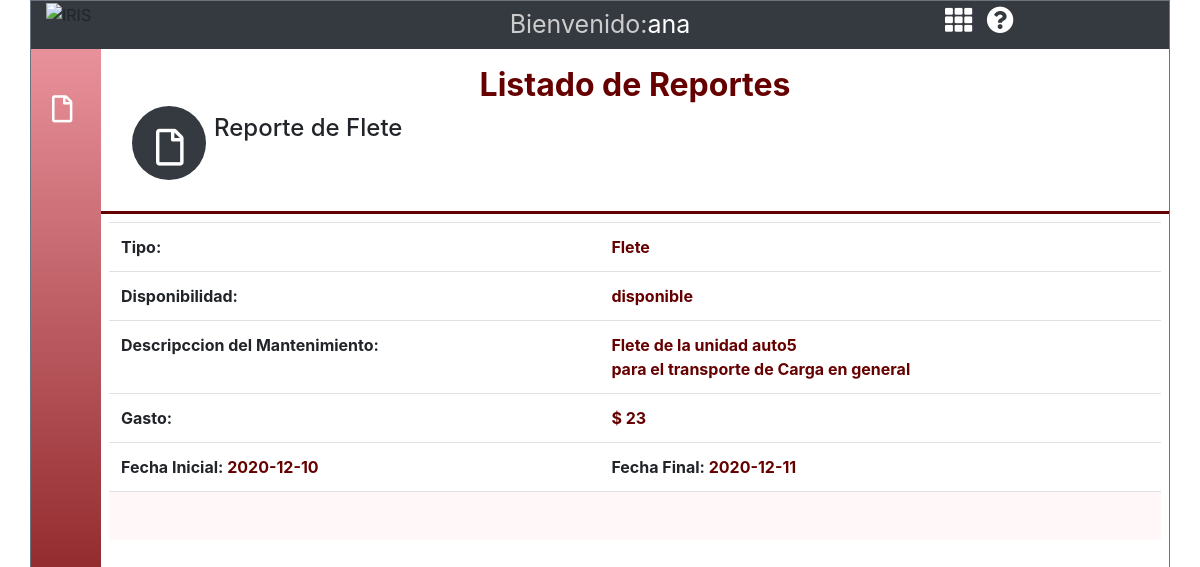
/views/reportes_detalles.php?idr=114 (signed in), run on the app's committed database.
### tables this page shows
CREATE TABLE `colaboradores` (
  `id` int(11) NOT NULL,
  `nomcol` varchar(100) DEFAULT NULL,
  `fechacol` date DEFAULT NULL,
  `correo` varchar(100) DEFAULT NULL,
  `cuenta` varchar(100) DEFAULT NULL,
  `contra` varchar(100) DEFAULT NULL,
  `idrol` int(11) DEFAULT NULL
);

CREATE TABLE `orden_servicio` (
  `id` int(11) NOT NULL,
  `idservi` int(11) DEFAULT NULL,
  `idcli` int(11) DEFAULT NULL,
  `iduni` int(11) DEFAULT NULL,
  `fecha_inicial` date DEFAULT NULL,
  `fecha_final` date DEFAULT NULL,
  `hora_inicial` time DEFAULT NULL,
  `hora_final` time DEFAULT NULL,
  `kilometraje` varchar(20) DEFAULT NULL,
  `marcandia_transportar` varchar(100) DEFAULT NULL,
  `idsucur` int(11) NOT NULL,
  `idcol` int(11) NOT NULL,
  `dirrecoleccion` varchar(50) NOT NULL,
  `direntrega` varchar(50) NOT NULL,
  `hrecoleccion` time NOT NULL,
  `hrcita` time NOT NULL,
  `ciudaddestino` varchar(50) NOT NULL,
  `costo` double NOT NULL,
  `altaactivi` date DEFAULT NULL
);

CREATE TABLE `servicio` (
  `id` int(11) NOT NULL,
  `tipo` varchar(30) DEFAULT NULL,
  `color` varchar(20) NOT NULL
);

CREATE TABLE `disponibilidad` (
  `id` int(11) NOT NULL,
  `nomdispo` varchar(20) DEFAULT NULL
);

CREATE TABLE `unidades` (
  `noserie` int(11) NOT NULL,
  `nomuni` varchar(50) NOT NULL,
  `serie` varchar(20) NOT NULL,
  `fecha_alta` date DEFAULT NULL,
  `marca` varchar(30) DEFAULT NULL,
  `modelo` varchar(30) DEFAULT NULL,
  `placas` varchar(10) DEFAULT NULL,
  `caja` varchar(5) DEFAULT NULL,
  `refrigeracion` varchar(5) DEFAULT NULL,
  `capasidad_max` varchar(10) DEFAULT NULL,
  `costo_adquisicion` varchar(30) DEFAULT NULL,
  `descripuni` varchar(100) NOT NULL,
  `foto` varchar(80) NOT NULL,
  `iddispo` int(11) DEFAULT NULL,
  `tipo` varchar(30) DEFAULT NULL,
  `idsuc` int(11) DEFAULT NULL,
  `ultimaactividad` date DEFAULT NULL
);

### model/conexion.php (called while the page is built)
<?php
class conexion{
    public static function con(){
        include 'liga_BD.php';
        $link->set_charset("utf8");
        return $link;
    }
}
?>

### model/reportes.php (called while the page is built, shortened)
<?php
include 'conexion.php';
class consul{
    private $db;
    private $lista;
    public function __construct(){
        $this->db=conexion::con();
        $this->lista=array();
    }
    public function nomcolaborador($idc){
        $consulta=$this->db->query("SELECT nomcol, idrol, cuenta FROM colaboradores WHERE id=$idc");
        while($filas=$consulta->fetch_assoc()){
            $this->lista[]=$filas;
        }
        return $this->lista;
    }
    public function reportes_sucursalesid($idr){
        $consulta=$this->db->query("SELECT cliente.id as idc, cliente.nomcli, orden_servicio.costo, servicio.tipo, servicio.id as ids, unidades.noserie, unidades.nomuni, unidades.marca, disponibilidad.nomdispo, unidades.modelo, unidades.placas, orden_servicio.id as ido, orden_servicio.fecha_inicial, orden_servicio.fecha_final, orden_servicio.hora_inicial, orden_servicio.hora_final, orden_servicio.kilometraje, orden_servicio.marcandia_transportar, orden_servicio.dirrecoleccion, orden_servicio.direntrega, orden_servicio.hrecoleccion, orden_servicio.hrcita, orden_servicio.ciudaddestino FROM orden_servicio INNER JOIN cliente ON cliente.id=orden_servicio.idcli INNER JOIN unidades on unidades.noserie=orden_servicio.iduni INNER JOIN servicio ON servicio.id=orden_servicio.idservi INNER JOIN disponibilidad ON unidades.iddispo=disponibilidad.id WHERE orden_servicio.id=$idr");
        while($filas=$consulta->fetch_assoc()){
            $this->lista[]=$filas;
        }
        return $this->lista;
    }
}
?>

### views/reportes_detalles.php (the view, shortened to what this page needs)
<?php
require_once("../model/reportes.php");
$idr=$_GET['idr'];
$col= new consul();
$detalleCol = $col->nomcolaborador($_SESSION['idc']);
$col1= new consul();
$detalleReport = $col1->reportes_sucursalesid($idr);
?>
<!DOCTYPE html>
<html lang="es">
<head>
    <link async href="../content/css/bootstrap.css" rel="stylesheet">
    <link  async rel="stylesheet" href="../content/css/estilos.css">
    <link href="../vendor/fontawesome-free/css/all.min.css" rel="stylesheet" type="text/css">
    <link rel="stylesheet" href="../content/js/popper.min.js">
  </head>
  <body>
<div class="container border border-secondary">
  <div class="row bg-dark">
              <div class="col-md-4 d-none d-md-block"><img src="../content/imagenes/logo.png" alt="IRIS" class="logo_iris"></div>
              <div class="col-sm-6 col-md-4 text-center user_text">
              <?php foreach ($detalleCol as $row2) { ?>
              <span class="gris_claro">Bienvenido:</span><?php echo $row2['cuenta']; ?>  </div>
              <?php }?>
              <div class="col-sm-6 col-md-4 iconos_menu ">
                <div class="text-center">
                <a href="menus_cuadros.php"><i class="fas fa-th"></i></a>
                <a href="#"><i class="fas fa-question-circle"></i></a>
                </div>
              </div>
  </div>
  <div class="row bg-info">
    <div class="d-flex flex-row">
      <div>
        <div class="menu_lateral iconos_menu degradado">
        <a href="reportes.php"><i class="far fa-file m-3" data-toggle="tooltip" data-placement="right" title="Reportes">
        </i></a>
    </div>
  </div>
      <div class="bg-white">
        <div class="contenedor_cabezal  border_seccion">
        <h1 class="text-center rojo_obscuro titulo_seccion mt-3">Listado de Reportes </h1>
         <div class="d-flex m-2">
           <div class="text-white bg-dark box_circule rounded-circle m-2"> <i class="far fa-file m-4"></i></div>
           <?php foreach ($detalleReport as $rowr) { ?>
           <h4 class=" py-3">Reporte de <?php echo $rowr['tipo']; ?></h4>
         </div>
      </div>
      <div class="p-2">
       <table class="table">
              <tbody>
              <?php }foreach ($detalleReport as $rowr) { ?>
                <tr>
                <td class="font-weight-bold">Tipo:  </td>
                <td colspan="2" class="font-weight-bold rojo_obscuro text-left"><?php echo $rowr['tipo']; ?></td>
              </tr>
               <tr>
                <td class="font-weight-bold">Disponibilidad:</td>
                <td colspan="2" class="font-weight-bold rojo_obscuro text-left"><?php echo $rowr['nomdispo']; ?></td>
              </tr>
              <tr>
                <td class="font-weight-bold">Descripccion del  Mantenimiento:</td>
                <td colspan="2" class="font-weight-bold rojo_obscuro text-left"><?php echo $rowr['tipo']; ?> de la unidad <?php echo $rowr['nomuni']; ?> <br> para el transporte de <?php echo $rowr['marcandia_transportar']; ?></td>
              </tr>
               <tr>
                <td class="font-weight-bold">Gasto:</td>
                <td colspan="2" class="font-weight-bold rojo_obscuro text-left"> $ <?php echo $rowr['costo']; ?> </td>
              </tr>
              <tr>
                <td class="font-weight-bold">Fecha Inicial: <span class="rojo_obscuro"><?php echo $rowr['fecha_inicial']; ?></span></td>
                <td class="font-weight-bold ">Fecha Final: <span class="rojo_obscuro"><?php echo $rowr['fecha_final']; ?></span></td>
                <td class="font-weight-bold ">
                 </td>
              </tr>
              <tr class="color_rojo_suave">
                <td colspan="3">&nbsp;</td>
              </tr>
              <?php }?>
            </tbody></table>
      </div>
      </div>
    </div>
    </div>
  </div>
</body></html>

### content/css/estilos.css (style rules this page uses)
body a, a:link, a:hover { text-decoration: none; }
.logo_iris { width: 70px; }
.contenedor_cabezal { width: 1068px; padding:15px; box-sizing: border-box; background: white; }
.degradado { background: linear-gradient(180deg, #E9919B 0%, rgba(255, 255, 255, 0) 100%), #710404; background-repeat: no-repeat; background-size: cover; }
.menu_lateral { padding-top: 30px; width: 70px; min-height: 725px; height: 100%; }
.box_circule { width: 74px; height: 74px; font-size: 2.3em; float: left }
.rojo_obscuro { color:#660000; }
.color_rojo_suave { background-color:#fff7f8; }
.gris_claro { color: #ccc; }
.titulo_seccion { font-size: 2em; font-weight: bold; }
.border_seccion { border-bottom: solid 3px #660000; }
h1, h2, h3 { margin:0px; margin:0px; line-height: 10px; }
.iconos_menu a { color:white; font-size: 1.7em; padding: 5px; margin-top: 10px; }
.user_text { font-size: 25px; color:#fff; padding: 5px; }

### data on the page
colaboradores: cuenta "ana"
orden_servicio: idservi.tipo "Flete", disponibilidad.nomdispo "disponible", iduni.nomuni "auto5", marcandia_transportar "Carga en general", costo "23", fecha_inicial "2020-12-10", fecha_final "2020-12-11"
